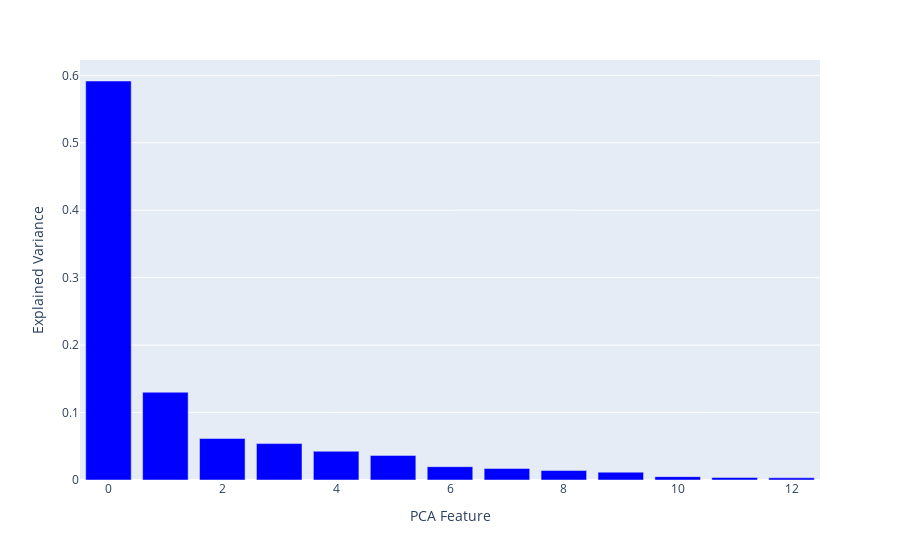

The code cell stored with this chart in its notebook:
### Markdown cell above
# PCA
- Principal Component Analysis is a method to reduce the dimenstion of larger dataset. This is used to increase performace. In this case 13 parameters can be used to explained 99% of the variable

### Code cell
XT = RobustScaler().fit_transform(X_train)
pca = PCA(n_components=0.99)
XT = pca.fit_transform(XT)

dimensions = px.bar(x=range(pca.n_components_), y=pca.explained_variance_ratio_,
                    color_discrete_sequence=["blue"],
                    labels={"x":"PCA Feature","y":"Explained Variance"})
dimensions.show()
exp_var_cumul = np.cumsum(pca.explained_variance_ratio_)

explained_variance = px.area(
    x=range(1, exp_var_cumul.shape[0] + 1),
    y=exp_var_cumul,
    labels={"x": "# Components", "y": "Explained Variance"},
    color_discrete_sequence=["blue"]
)
explained_variance.show()

### Figure 1 — Plotly figure (JSON) as saved in the notebook; plotly's stock layout.template omitted (floating-point values rounded to 4 significant figures)
{"data": [{"alignmentgroup": "True", "hovertemplate": "PCA Feature=%{x}<br>Explained Variance=%{y}<extra></extra>", "legendgroup": "", "marker": {"color": "blue", "pattern": {"shape": ""}}, "name": "", "offsetgroup": "", "orientation": "v", "showlegend": false, "textposition": "auto", "type": "bar", "x": [0, 1, 2, 3, 4, 5, 6, 7, 8, 9, 10, 11, 12], "xaxis": "x", "y": [0.5916, 0.1301, 0.06156, 0.05398, 0.04261, 0.0365, 0.0198, 0.0171, 0.01403, 0.01159, 0.004987, 0.003706, 0.003269], "yaxis": "y"}], "layout": {"barmode": "relative", "legend": {"tracegroupgap": 0}, "margin": {"t": 60}, "xaxis": {"anchor": "y", "domain": [0, 1], "title": {"text": "PCA Feature"}}, "yaxis": {"anchor": "x", "domain": [0, 1], "title": {"text": "Explained Variance"}}}}
